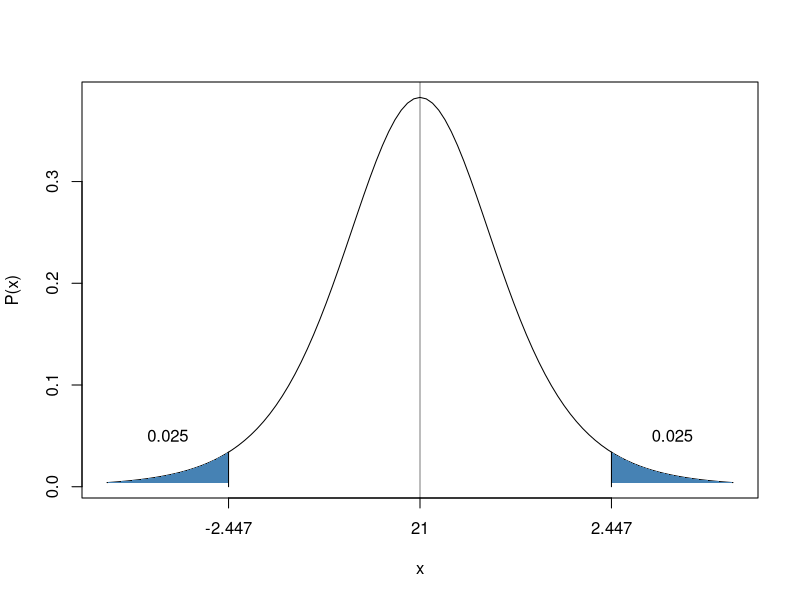

The R script that drew this image:
## ---- chunk 1
knitr::opts_chunk$set(echo = TRUE)
library(tidyverse)
## ---- chunk 2
ages <- c(25, 19, 37, 29, 40, 28, 31)
## ---- chunk 3
#' Credit: Volodymyr Orlov
#' modified by MSDS SMU
#' https://github.com/VolodymyrOrlov/MSDS6371/blob/master/shade.r
#' Draws a t-distribution curve and shades rejection regions
#' 
#' @param df degrees of freedom.
#' @param alpha significance level
#' @param h0 null hypothesis value
#' @param sides one of: both, left, right
#' @param t_calc calculated test statistics
#' @examples
#' shade(49, 0.05, 0, t_calc=1.1)
#' shade(91, 0.05, 0, t_calc=NULL, sides = 'right')
#' shade(7, 0.05, 0, t_calc=1.5, sides = 'left')
#' shade(7, 0.05, 0, t_calc=1.5, sides = 'both')

shade <- function(df, alpha, h0 = 0, sides='both', t_calc=NULL) {
  e_alpha = alpha
  if(sides == 'both'){
    e_alpha = alpha / 2
  }
  cv = abs(qt(e_alpha, df))
  curve(dt(x, df), from = -4, to = 4, ylab='P(x)', xaxt='n') 
  abline(v = 0, col = "black", lwd = 0.5)
  labels = h0
  at = 0
  if(sides == 'both' | sides == 'left'){
    x <- seq(-4, -abs(cv), len = 100) 
    y <- dt(x, df)
    polygon(c(x, -abs(cv)), c(y, min(y)), col = "steelblue", border = NA)
    lines(c(-cv, -cv), c(0, dt(-cv, df)), col = "black", lwd = 1)
    text(-cv - (4 - cv) / 2, 0.05, e_alpha)
    labels = c(round(-cv, 3), labels)
    at = c(-cv, at)
  }
  if(sides == 'both' | sides == 'right'){
    x <- seq(abs(cv), 4, len = 100)
    y <- dt(x, df)
    polygon(c(abs(cv), x), c(min(y), y), col = "steelblue", border = NA)
    lines(c(cv, cv), c(0, dt(cv, df)), col = "black", lwd = 1)
    text(cv + (4 - cv) / 2, 0.05, e_alpha)
    labels = c(labels, round(cv, 3))
    at = c(at, cv)
  }
  if(is.numeric(t_calc)){
    abline(v = t_calc, col = "red", lwd = 2)
    text(t_calc + 0.5, 0.2, t_calc, col = "red")
  }
  axis(1, at=at, labels=labels)
}

#The above defines the function shade. To use it, you must call it. More examples are in the comments above.
shade(6, 0.05, 21, sides = "both")
## ---- chunk 4
# Run Two-Sided t-test
t.test(ages, alternative = "two.sided", mu = 21)
